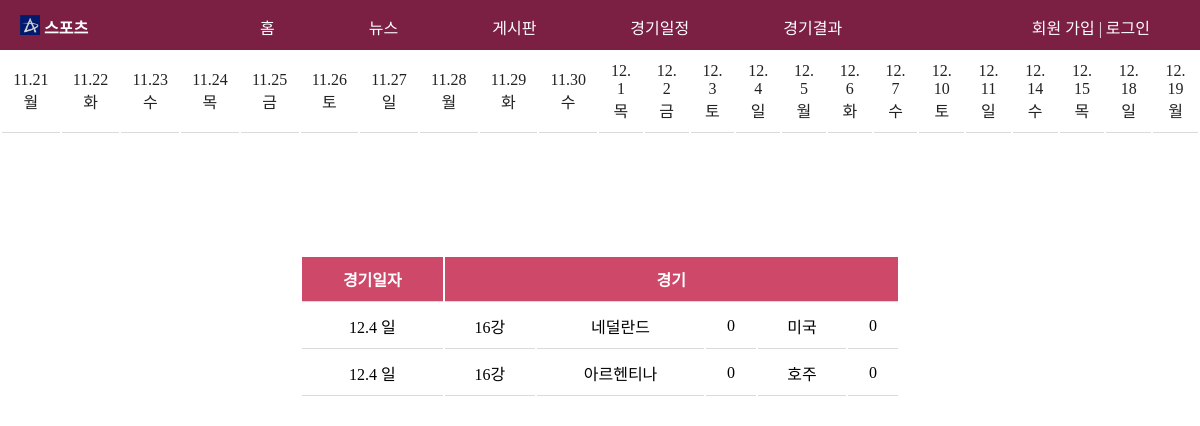
The app's page /schedule_14.php with its own data.
### tables this page shows
create table result (
	  day  varchar(10) not null
	, league char(20) not null
  	, A_name char(20)
  	, A_goal int
  	, B_name char(20)
  	, B_goal int
  );

### schedule_14.php (the view, shortened to what this page needs)
<!doctype html>
<html>
  <head>
 <link rel="stylesheet" type="text/css" href="./css/common2.css">
 <link rel="stylesheet" type="text/css" href="./css/schedule.css">
  </head>
  <body>
    <header>
        <?php include "header.php";?>
    </header>
    <table>
    <tr>
    <td><a href="schedule_1.php">11.21 월</a></td>
    <td><a href="schedule_2.php">11.22 화</a></td>
    <td><a href="schedule_3.php">11.23 수</a></td>
    <td><a href="schedule_4.php">11.24 목</a></td>
    <td><a href="schedule_5.php">11.25 금</a></td>
    <td><a href="schedule_6.php">11.26 토</a></td>
    <td><a href="schedule_7.php">11.27 일</a></td>
    <td><a href="schedule_8.php">11.28 월</a></td>
    <td><a href="schedule_9.php">11.29 화</a></td>
    <td><a href="schedule_10.php">11.30 수</a></td>
    <td><a href="schedule_11.php">12. 1 목</a></td>
    <td><a href="schedule_12.php">12. 2 금</a></td>
    <td><a href="schedule_13.php">12. 3 토</a></td>
    <td><a href="schedule_14.php">12. 4 일</a></td>
    <td><a href="schedule_15.php">12. 5 월</a></td>
    <td><a href="schedule_16.php">12. 6 화</a></td>
    <td><a href="schedule_17.php">12. 7 수</a></td>
    <td><a href="schedule_18.php">12. 10 토</a></td>
    <td><a href="schedule_19.php">12. 11 일</a></td>
    <td><a href="schedule_20.php">12. 14 수</a></td>
    <td><a href="schedule_21.php">12. 15 목</a></td>
    <td><a href="schedule_22.php">12. 18 일</a></td>
    <td><a href="schedule_23.php">12. 19 월</a></td>
  </tr>
    </table>
        <table class = "down">
        <tr class = "dr">
          <th>경기일자</th>
          <th colspan = "5">경기</th>
        </tr>
        <?php
          $jb_conn = mysqli_connect('localhost', 'root', '', 'worldcup' );
          $jb_sql = "SELECT * FROM result where day = '12.4 일';";
          $jb_result = mysqli_query( $jb_conn, $jb_sql );
          while( $jb_row = mysqli_fetch_array( $jb_result ) ) {
            echo '<tr><td>'
            . $jb_row[ 'day' ]
            . '</td><td>'
            . $jb_row[ 'league' ]
            . '</td><td>'
            . $jb_row[ 'A_name' ]
            . '</td><td>'
            . $jb_row[ 'A_goal' ]
            . '</td><td>'
            . $jb_row[ 'B_name' ]
            . '</td><td>'
            . $jb_row[ 'B_goal' ]
            . '</td></tr>';
         }
        ?>
  </body>
</html>

### css/common2.css (style rules this page uses)
* { padding: 0; margin: 0; }
a { display: inline-block; text-decoration: none; }
a:link { color: #222222; }

### css/schedule.css (style rules this page uses)
table { width: 100%; }
th, td { padding: 10px; border-bottom: 1px solid #dadada; }
td { text-align : center; }
.down { margin-left: auto; margin-right: auto; margin-top : 10%; width : 50%; background-color : white; }
.dr { color: #fff; background: #ce4869 ; align : center; }

### records on screen
result: day "12.4 일", league "16강", A_name "네덜란드", A_goal "0", B_name "미국", B_goal "0"
result: day "12.4 일", league "16강", A_name "아르헨티나", A_goal "0", B_name "호주", B_goal "0"
